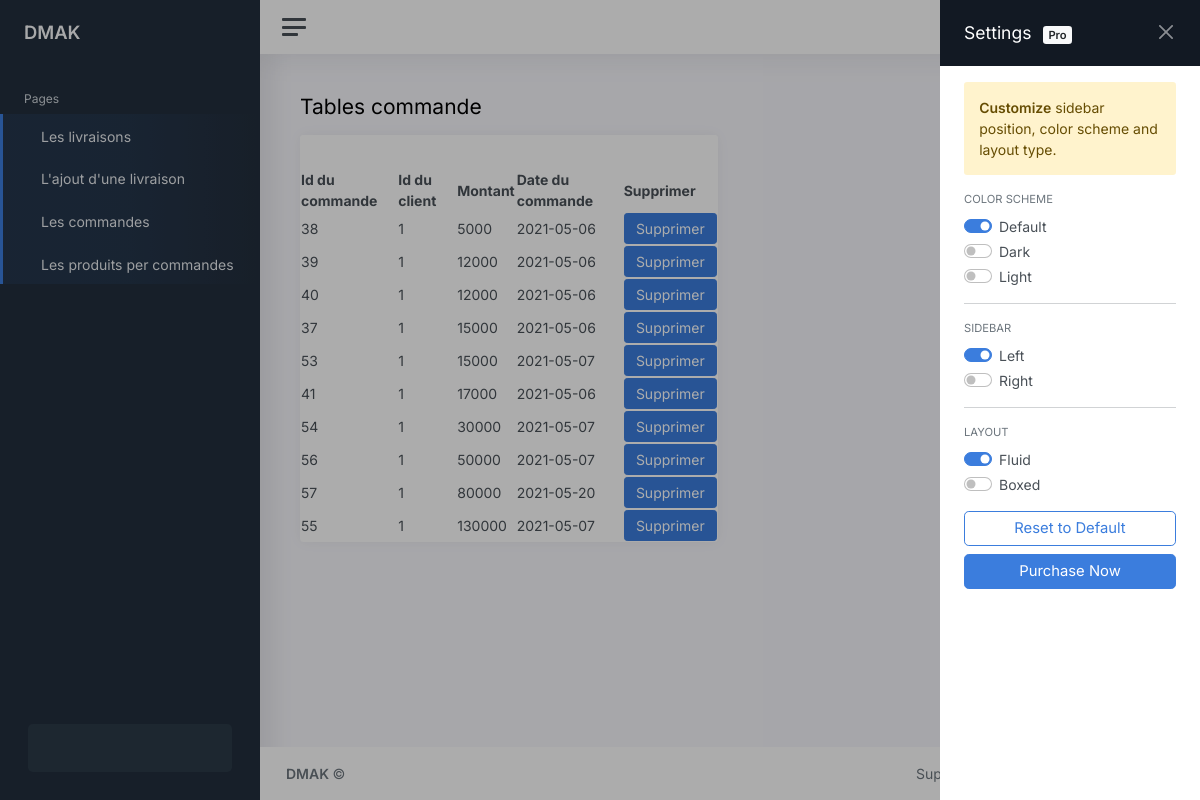
Page /back/tri_cmd.php on the committed database.
### tables this page shows
CREATE TABLE `commande` (
  `id_cmd` int(11) NOT NULL,
  `id_membre` int(11) NOT NULL,
  `montant` int(11) NOT NULL,
  `date_enregistrement` date NOT NULL
);

### Controller/CommandeC.php (called while the page is built, shortened)
<?PHP
	class CommandeC {
	function tricommande(){
        $sql="SElECT * From commande ORDER BY(montant) ASC";
        $db = config::getConnexion();
        try{
        $liste=$db->query($sql);
        return $liste;
        }
        catch (Exception $e){
            die('Erreur: '.$e->getMessage());
        }
    }
}
?>

### back/tri_cmd.php (the view, shortened to what this page needs)
<?PHP
	include "..\controller\CommandeC.php";
	$cmdC=new CommandeC();
	$listeCmd=$cmdC->tricommande();
?>
<!DOCTYPE html>
<html lang="en">
<head>
	<link href="css/app.css" rel="stylesheet">
</head>
<body data-theme="default" data-layout="fluid" data-sidebar="left">
	<div class="wrapper">
		<nav id="sidebar" class="sidebar">
			<div class="sidebar-content js-simplebar">
				<a class="sidebar-brand" href="index.html">
					<span class="align-middle">DMAK</span>
				</a>
				<ul class="sidebar-nav">
					<li class="sidebar-header">
						Pages
					</li>
					<li class="sidebar-item active">
						<a class="sidebar-link" href="afficherLiv.php">
							<i class="align-middle" data-feather="list"></i> <span class="align-middle">Les livraisons</span>
						</a>
					</li>
					<li class="sidebar-item active">
						<a class="sidebar-link" href="ajouterLiv.php">
							<i class="align-middle" data-feather="list"></i> <span class="align-middle">L'ajout d'une livraison</span>
						</a>
					</li>
					<li class="sidebar-item active">
						<a class="sidebar-link" href="afficherCommande.php">
							<i class="align-middle" data-feather="list"></i> <span class="align-middle">Les commandes</span>
						</a>
					</li>
					<li class="sidebar-item active">
						<a class="sidebar-link" href="afficherProduitCommande.php">
							<i class="align-middle" data-feather="list"></i> <span class="align-middle">Les produits per commandes</span>
						</a>
					</li>
								</ul>
				<div class="sidebar-cta">
					<div class="sidebar-cta-content">
					</div>
				</div>
			</div>
		</nav>
		<div class="main">
			<nav class="navbar navbar-expand navbar-light navbar-bg">
				<a class="sidebar-toggle d-flex">
					<i class="hamburger align-self-center"></i>
				</a>
			</nav>
			<main class="content">
				<div class="container-fluid p-0">
					<h1 class="h3 mb-3">Tables commande</h1>
					<div class="row">
						<div class="col-12 col-xl-6">
							<div class="card">
								<div class="card-header">
								</div>
								<table class="tableau-style">
<thead>
<tr>
	<th>Id du commande</th>
	<th>Id du  client</th>
	<th>Montant</th>
	<th>Date du commande </th>
	<th>Supprimer</th>
</tr>
</thead>
<?PHP
	foreach($listeCmd as $cmd){
?>
	<tbody>
	<tr>
		<td><?PHP echo $cmd['id_cmd']; ?></td>
		<td><?PHP echo $cmd['id_membre']; ?></td>
		<td><?PHP echo $cmd['montant']; ?></td>
		<td><?PHP echo $cmd['date_enregistrement']; ?></td>
		<td>
						<input class="btn btn-primary" type="submit" name="supprimer" value="Supprimer">
					</td>
	</tr>
	</tbody>
<?PHP
	}
?>
</table>
			</div>
						</div>
	</div>
    </div>
			</main>
			<footer class="footer">
				<div class="container-fluid">
					<div class="row text-muted">
						<div class="col-6 text-start">
							<p class="mb-0">
								<a href="index.html" class="text-muted"><strong>DMAK </strong></a> &copy;
							</p>
						</div>
						<div class="col-6 text-end">
							<ul class="list-inline">
								<li class="list-inline-item">
									<a class="text-muted" href="#">Support</a>
								</li>
								<li class="list-inline-item">
									<a class="text-muted" href="#">Help Center</a>
								</li>
								<li class="list-inline-item">
									<a class="text-muted" href="#">Privacy</a>
								</li>
								<li class="list-inline-item">
									<a class="text-muted" href="#">Terms</a>
								</li>
							</ul>
						</div>
					</div>
				</div>
			</footer>
		</div>
	</div>
</body>
</html>

### rows in the picture
commande: id_cmd "38", id_membre "1", montant "5000", date_enregistrement "2021-05-06"
commande: id_cmd "39", id_membre "1", montant "12000", date_enregistrement "2021-05-06"
commande: id_cmd "40", id_membre "1", montant "12000", date_enregistrement "2021-05-06"
commande: id_cmd "37", id_membre "1", montant "15000", date_enregistrement "2021-05-06"
commande: id_cmd "53", id_membre "1", montant "15000", date_enregistrement "2021-05-07"
commande: id_cmd "41", id_membre "1", montant "17000", date_enregistrement "2021-05-06"
commande: id_cmd "54", id_membre "1", montant "30000", date_enregistrement "2021-05-07"
commande: id_cmd "56", id_membre "1", montant "50000", date_enregistrement "2021-05-07"
commande: id_cmd "57", id_membre "1", montant "80000", date_enregistrement "2021-05-20"
commande: id_cmd "55", id_membre "1", montant "130000", date_enregistrement "2021-05-07"
